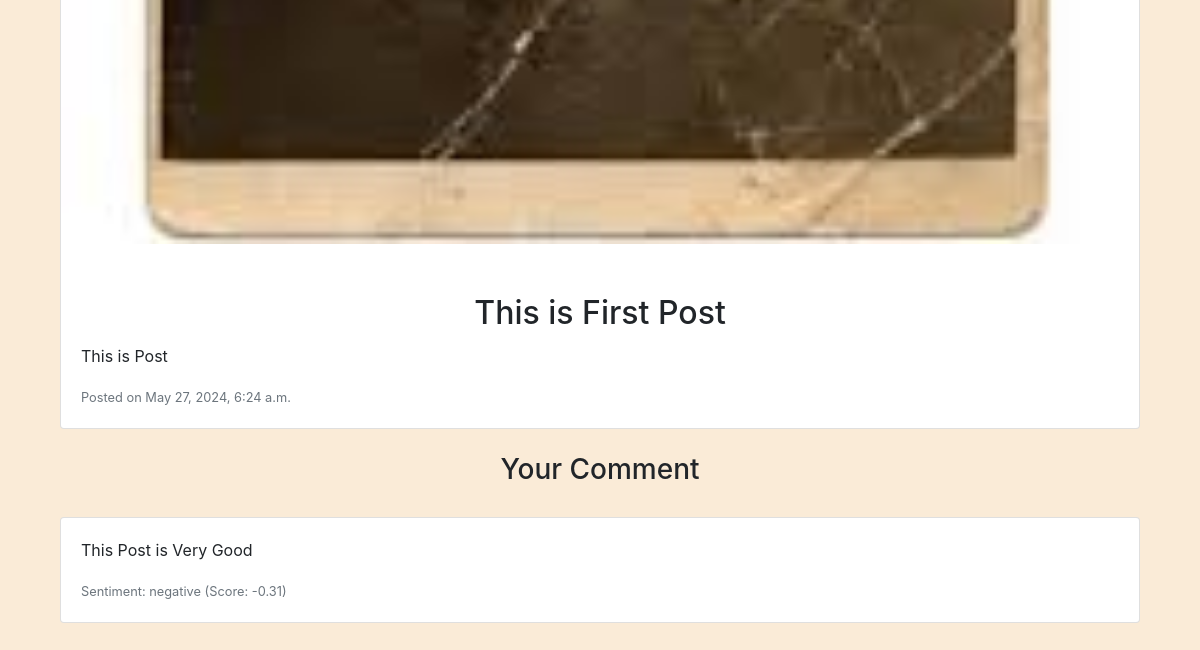
/add-comment/1/ (signed in, lower part), run on an earlier commit of the app's database.
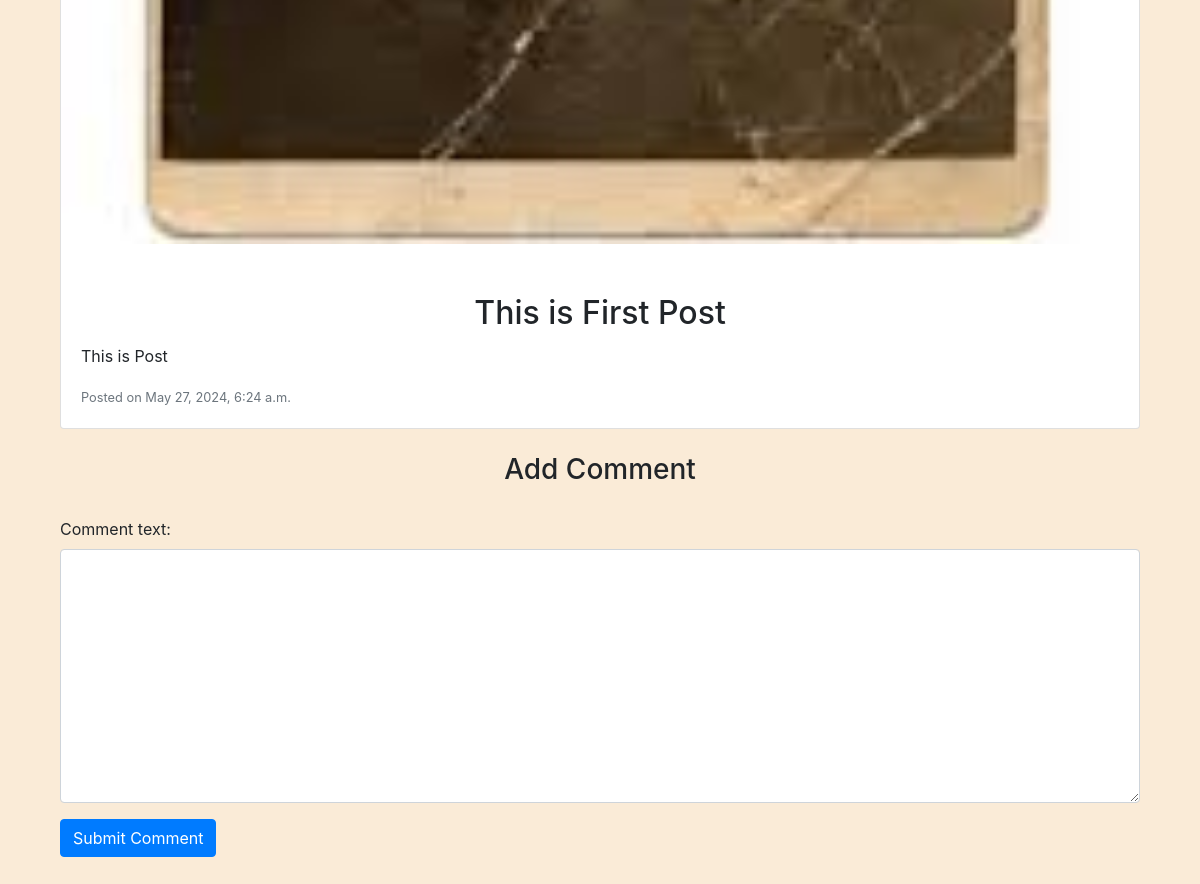
And on a later commit of the database.
### myapp/models.py (models this page shows, shortened)
class Comments(models.Model):
    user = models.ForeignKey(User, on_delete=models.CASCADE)
    post = models.ForeignKey(Post, on_delete=models.CASCADE)
    comment_text = models.TextField()
    comment_date = models.DateTimeField(auto_now_add=True)
    sentiment_score = models.DecimalField(max_digits=5, decimal_places=2, blank=True, null=True)
    sentiment_label = models.CharField(max_length=20, blank=True, null=True)

### myapp/views.py (the view)
# urls.py: path('add-comment/<int:post_id>/', views.add_comment, name='add_comment'),
@login_required
def add_comment(request, post_id):
    post = get_object_or_404(Post, id=post_id)
    existing_comment = Comments.objects.filter(user=request.user, post=post).first()
    if existing_comment:
        return render(request, 'add_comment.html', {'post': post, 'existing_comment': existing_comment})
    if request.method == 'POST':
        form = CommentForm(request.POST)
        if form.is_valid():
            comment = form.save(commit=False)
            comment.user = request.user
            comment.post = post
            sentiment_score, sentiment_label = calculate_sentiment(comment.comment_text)
            comment.sentiment_score = sentiment_score  # Now handles both positive and negative scores
            comment.sentiment_label = sentiment_label
            comment.save()
            return redirect('dashboard')
    else:
        form = CommentForm()
    return render(request, 'add_comment.html', {'form': form, 'post': post})

### myapp/forms.py
class CommentForm(forms.ModelForm):
    def __init__(self, *args, **kwargs):
        super().__init__(*args, **kwargs)
        for field in self.fields.values():
            field.widget.attrs.update({'class': 'form-control'})
    class Meta:
        model = Comments
        fields = ['comment_text']

### templates/add_comment.html (shortened to what this page needs)
{% extends "base.html" %}
{% block content %}
    <div class="container mt-4">
        <div class="card">
            {% if post.post_picture %}
                <img class="card-img-top" src="{{ post.post_picture.url }}" alt="Post image">
            {% endif %}
            <div class="card-body">
                <h2 class="card-title">{{ post.topic }}</h2>
                <p class="card-text">{{ post.post_content }}</p>
                <p class="card-text"><small class="text-muted">Posted on {{ post.post_date }}</small></p>
            </div>
        </div>
        {% if existing_comment %}
            <h3 class="mt-4">Your Comment</h3>
            <div class="card">
                <div class="card-body">
                    <p class="card-text">{{ existing_comment.comment_text }}</p>
                    <p class="card-text"><small class="text-muted">Sentiment: {{ existing_comment.sentiment_label }} (Score: {{ existing_comment.sentiment_score }})</small></p>
                </div>
            </div>
        {% else %}
            <h3 class="mt-4">Add Comment</h3>
            <form method="post">
                {{ form.as_p }}
                <button type="submit" class="btn btn-primary">Submit Comment</button>
            </form>
        {% endif %}
    </div>
{% endblock %}

What changed in the data, as far as the page shows it:
removed Comments: comment_text "This Post is Very Good", sentiment_label "negative", sentiment_score "-0.31"
Also different on the page:
text no longer shown: "Your Comment Sentiment: (Score: )"
text now shown: "Add Comment Comment text: Submit Comment"
